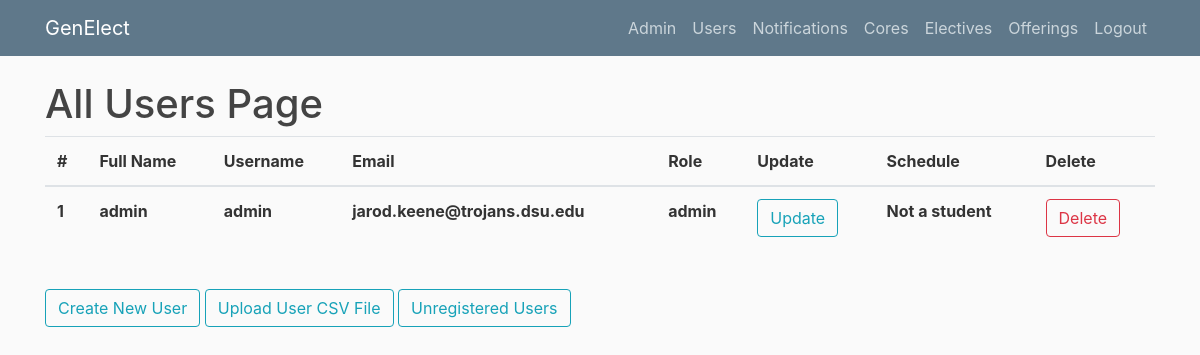
/allusers (signed in), run on an earlier commit of the app's database.
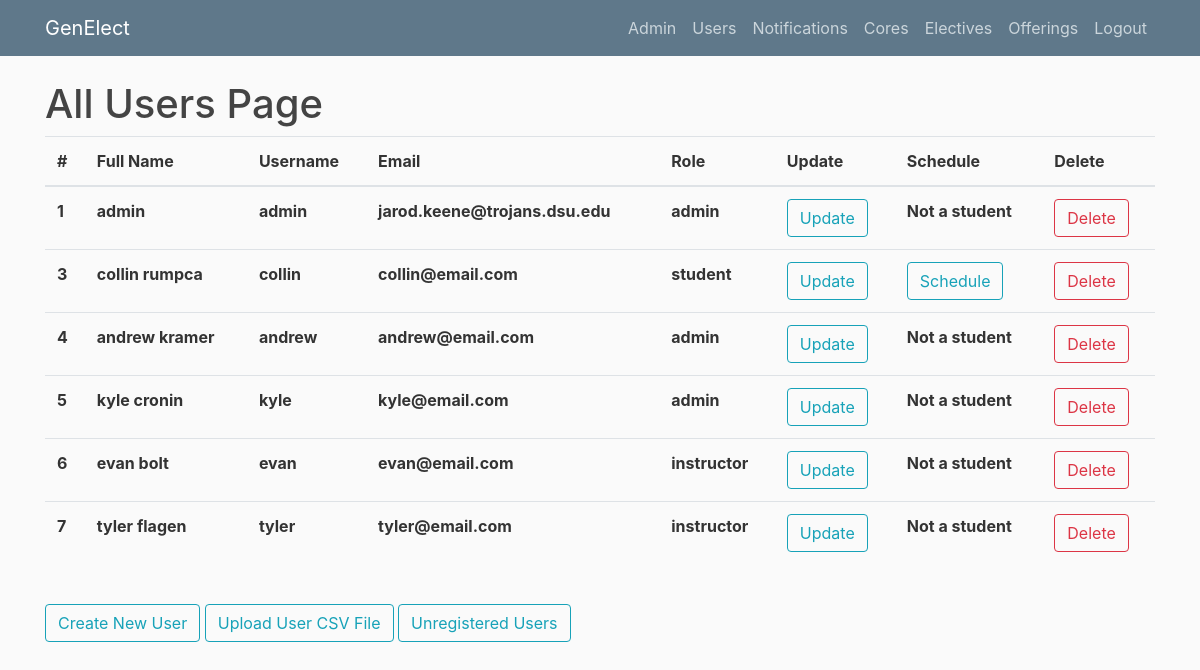
And on a later commit of the database.
### genElect/models.py (models this page shows)
class Base(db.Model):
    __abstract__ = True
    id = db.Column(db.Integer, primary_key=True, autoincrement=True)
    date_created = db.Column(db.DateTime, default=db.func.current_timestamp())
    date_modified = db.Column(db.DateTime, default=db.func.current_timestamp(),
            onupdate=db.func.current_timestamp())

class Users(Base, UserMixin):
    __tablename__ = 'users'
    username = db.Column(db.String(100), unique=True)
    full_name = db.Column(db.String(100))
    email = db.Column(db.String(100))
    role = db.Column(db.String(32), nullable=False)
    password = db.Column(db.String(128))
    registrations = db.relationship('Registrations', backref='user', lazy=True)
    core_registrations = db.relationship('CoreRegistrations', backref='user', lazy=True)
    completed_electives = db.relationship('Completions', backref='user', lazy=True)

### genElect/__init__.py (the view)
@app.route("/allusers")
def allusers():
    if current_user.is_authenticated and current_user.role == "admin":
        users = Users.query.all()
        return render_template('allusers.html', users=users)
    else:
        return render_template('denied.html')

### genElect/__init__.py (called while the page is built)
@login_manager.user_loader
def load_user(user_id):
    return Users.query.get(int(user_id))

### genElect/templates/allusers.html
{% extends "layout.html" %}
{% block content %}
    <h1>All Users Page</h1>
	<table class="table">
	  <thead>
	    <tr>
	      <th scope="col">#</th>
	      <th scope="col">Full Name</th>
	      <th scope="col">Username</th>
	      <th scope="col">Email</th>
	      <th scope="col">Role</th>
	      <th scope="col">Update</th>
	      <th scope="col">Schedule</th>
	      <th scope="col">Delete</th>
	    </tr>
	  </thead>
	  <tbody>
	  	{% for user in users %}
	    <tr>
	      <th scope="row">{{user.id}}</th>
	      <th scope="row">{{user.full_name}}</th>
	      <th scope="row">{{user.username}}</th>
	      <th scope="row">{{user.email}}</th>
	      <th scope="row">{{user.role}}</th>
	      <th scope="row"><button type="button" onclick="window.location.href = '/edituser/{{user.id}}'" class="btn btn-outline-info">Update</button></th>
	      {% if user.role == 'student' %}
	      	<th scope="row"><button type="button" onclick="window.location.href = '/schedule?user_id={{user.id}}'" class="btn btn-outline-info">Schedule</button></th>
	      {% else %}
	      	<th scope="row">Not a student</th>
	      {% endif %}
	      <th scope="row"><button type="button" onclick="window.location.href = '/deleteuser/{{user.id}}'" class="btn btn-outline-danger">Delete</button></th>
	    </tr>
	    {% endfor %}
	  </tbody>
	</table>
    <br><button type="button" onclick="window.location.href = '/createuser'" class="btn btn-outline-info">Create New User</button>
    <button type="button" onclick="window.location.href = '/uploadusers'" class="btn btn-outline-info">Upload User CSV File</button>
    <button type="button" onclick="window.location.href = '/notregistered'" class="btn btn-outline-info">Unregistered Users</button>
{% endblock content %}

### genElect/templates/layout.html (shortened to what this page needs)
<!DOCTYPE html>
<html>
<head>
    <link rel="stylesheet" href="https://maxcdn.bootstrapcdn.com/bootstrap/4.0.0/css/bootstrap.min.css">
    <link rel="stylesheet" type="text/css" href="{{ url_for('static', filename='main.css') }}">
</head>
<body>
    <header class="site-header">
      <nav class="navbar navbar-expand-md navbar-dark bg-steel fixed-top">
        <div class="container">
          <a class="navbar-brand mr-4" href="/">GenElect</a>
          <div class="collapse navbar-collapse" id="navbarToggle">
            <div class="navbar-nav">
              {% if current_user.is_authenticated %}
                {% if current_user.role == "admin" %}
                  <a class="nav-item nav-link" href="{{ url_for('admin') }}">Admin</a>
                  <a class="nav-item nav-link" href="{{ url_for('allusers') }}">Users</a>
                  <a class="nav-item nav-link" href="{{ url_for('allnotifications') }}">Notifications</a>
                  <a class="nav-item nav-link" href="{{ url_for('allcores') }}">Cores</a>
                  <a class="nav-item nav-link" href="{{ url_for('allelectives') }}">Electives</a>
                  <a class="nav-item nav-link" href="{{ url_for('allofferings') }}">Offerings</a>
                {% endif %}
                <a class="nav-item nav-link" href="{{ url_for('logout') }}">Logout</a>
              {% else %}
                <a class="nav-item nav-link" href="/campschedule">Camp Schedule</a>
                <a class="nav-item nav-link" href="/electives">Electives</a>
                <a class="nav-item nav-link" href="{{ url_for('login') }}">Login</a>
              {% endif %}
            </div>
          </div>
        </div>
      </nav>
    </header>
    <main role="main" class="container">
      <div class="row">
        <div class="col-md-12">
          {% block content %}{% endblock %}
        </div>
      </div>
    </main>
</body>
</html>

### genElect/static/main.css (style rules this page uses)
body { background: #fafafa; color: #333333; margin-top: 5rem; }
h1, h2, h3, h4, h5, h6 { color: #444444; }
.bg-steel { background-color: #5f788a; }
.site-header .navbar-nav .nav-link { color: #cbd5db; }

What changed in the data, as far as the page shows it:
added Users: id "3", full_name "collin rumpca", username "collin", email "collin@email.com", role "student"
added Users: id "4", full_name "andrew kramer", username "andrew", email "andrew@email.com", role "admin", shows "Not a student"
added Users: id "5", full_name "kyle cronin", username "kyle", email "kyle@email.com", role "admin", shows "Not a student"
added Users: id "6", full_name "evan bolt", username "evan", email "evan@email.com", role "instructor", shows "Not a student"
added Users: id "7", full_name "tyler flagen", username "tyler", email "tyler@email.com", role "instructor", shows "Not a student"
